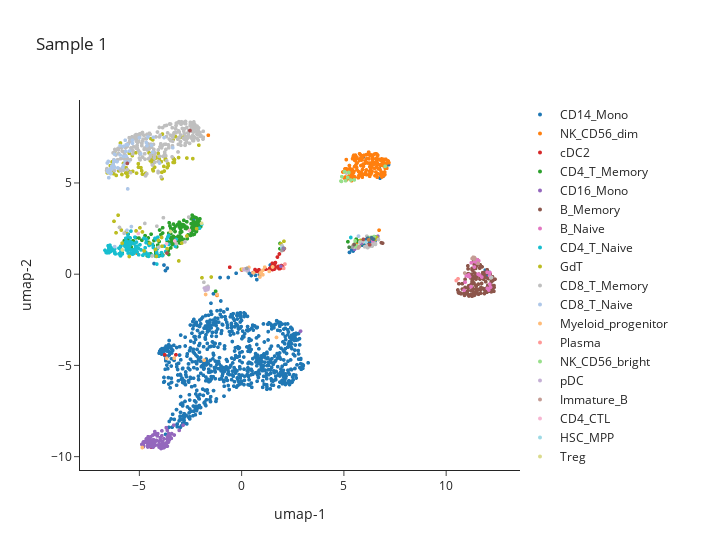

Notebook source saved alongside this figure:
### Code cell
fig = PBMC_HD01.protein.scatterplot(attribute='umap',colorby='Averaged.Detailed.Celltype')
go.Figure(fig)
